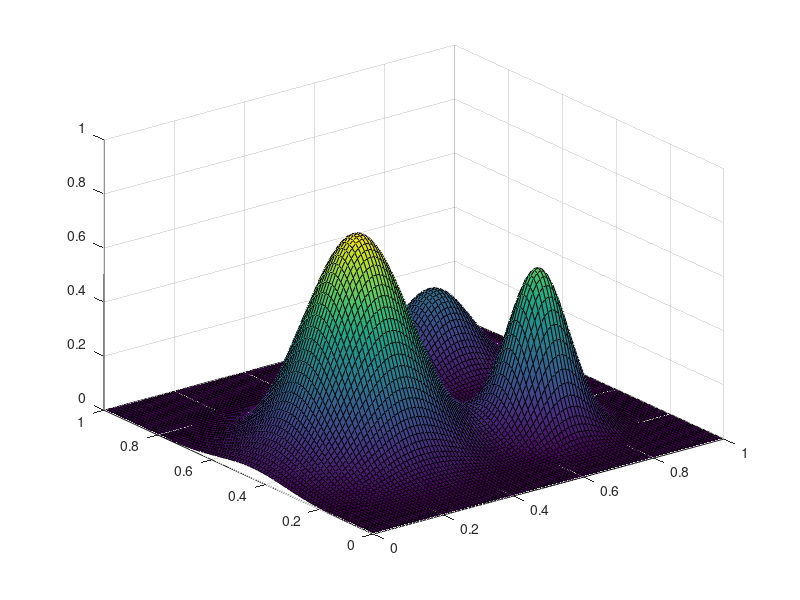

The MATLAB source for this figure:
close all

p1 = 0:0.01:1;
p2 = 0:0.01:1;
[P1,P2] = meshgrid(p1,p2);
T = 0.8./exp(((P1-0.3).^2 + (P2-0.45).^2)/0.03)+0.3./exp(((P1-0.75).^2 + (P2-0.75).^2)/0.015)+0.6./exp(((P1-0.7).^2 + (P2-0.3).^2)/0.01);
surf(p1,p2,T);
%title('Training Vectors');
%xlabel('Input Vector P');
%ylabel('Target Vector T');
